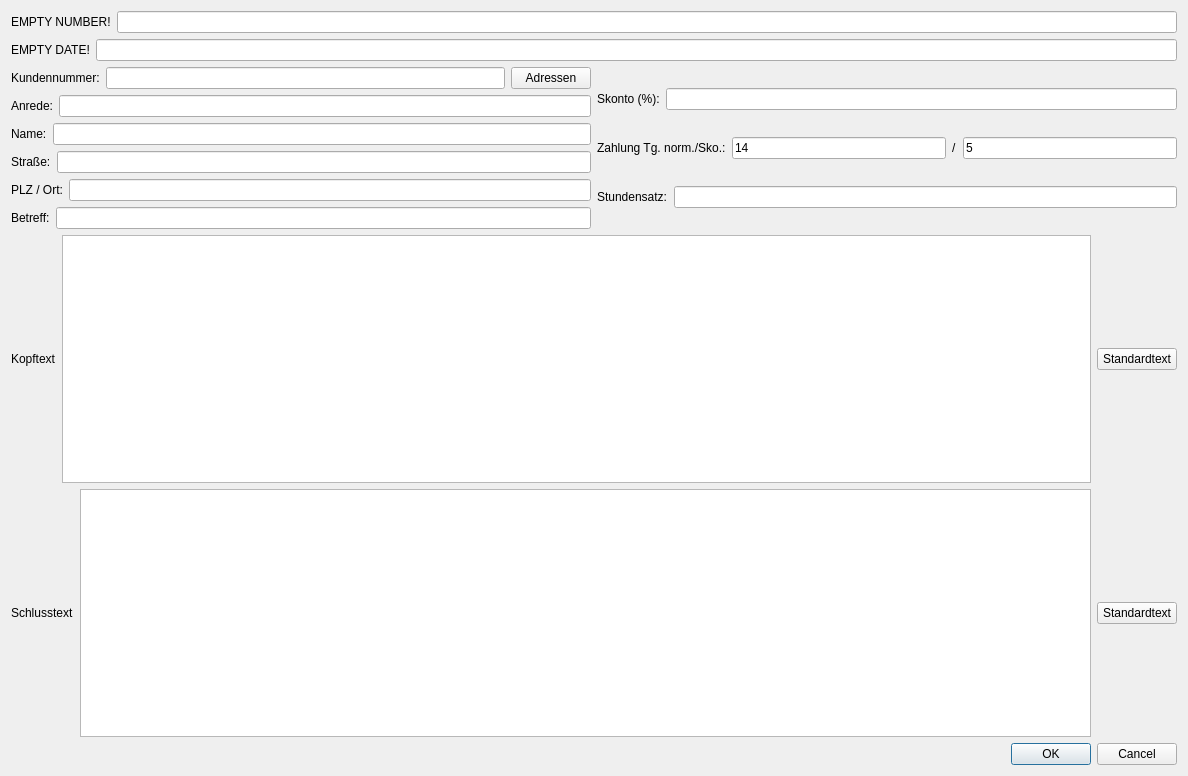
<?xml version="1.0" encoding="UTF-8"?>
<ui version="4.0">
 <class>generalMainPage</class>
 <widget class="GeneralMainPage" name="generalMainPage">
  <property name="geometry">
   <rect>
    <x>0</x>
    <y>0</y>
    <width>1188</width>
    <height>776</height>
   </rect>
  </property>
  <property name="windowTitle">
   <string>Dialog</string>
  </property>
  <layout class="QVBoxLayout" name="verticalLayout_4">
   <item>
    <layout class="QVBoxLayout" name="verticalLayout">
     <item>
      <layout class="QHBoxLayout" name="horizontalLayout">
       <item>
        <widget class="QLabel" name="labelTypeNumber">
         <property name="text">
          <string>EMPTY NUMBER!</string>
         </property>
        </widget>
       </item>
       <item>
        <widget class="QLineEdit" name="editNumber"/>
       </item>
      </layout>
     </item>
     <item>
      <layout class="QHBoxLayout" name="horizontalLayout_3">
       <item>
        <widget class="QLabel" name="labelTypeDate">
         <property name="text">
          <string>EMPTY DATE!</string>
         </property>
        </widget>
       </item>
       <item>
        <widget class="QLineEdit" name="editDate"/>
       </item>
      </layout>
     </item>
    </layout>
   </item>
   <item>
    <layout class="QHBoxLayout" name="horizontalLayout_11">
     <item>
      <layout class="QVBoxLayout" name="verticalLayout_2">
       <item>
        <layout class="QHBoxLayout" name="horizontalLayout_5">
         <item>
          <widget class="QLabel" name="label_6">
           <property name="text">
            <string>Kundennummer:</string>
           </property>
          </widget>
         </item>
         <item>
          <widget class="QLineEdit" name="editCustomerNumber"/>
         </item>
         <item>
          <widget class="QPushButton" name="buttonAdress">
           <property name="text">
            <string>Adressen</string>
           </property>
          </widget>
         </item>
        </layout>
       </item>
       <item>
        <layout class="QHBoxLayout" name="horizontalLayout_6">
         <item>
          <widget class="QLabel" name="label_7">
           <property name="text">
            <string>Anrede:</string>
           </property>
          </widget>
         </item>
         <item>
          <widget class="QLineEdit" name="editSalutation"/>
         </item>
        </layout>
       </item>
       <item>
        <layout class="QHBoxLayout" name="horizontalLayout_7">
         <item>
          <widget class="QLabel" name="label_8">
           <property name="text">
            <string>Name:</string>
           </property>
          </widget>
         </item>
         <item>
          <widget class="QLineEdit" name="editName"/>
         </item>
        </layout>
       </item>
       <item>
        <layout class="QHBoxLayout" name="horizontalLayout_16">
         <item>
          <widget class="QLabel" name="label_14">
           <property name="text">
            <string>Straße:</string>
           </property>
          </widget>
         </item>
         <item>
          <widget class="QLineEdit" name="editStreet"/>
         </item>
        </layout>
       </item>
       <item>
        <layout class="QHBoxLayout" name="horizontalLayout_14">
         <item>
          <widget class="QLabel" name="label_12">
           <property name="text">
            <string>PLZ / Ort:</string>
           </property>
          </widget>
         </item>
         <item>
          <widget class="QLineEdit" name="editPlace"/>
         </item>
        </layout>
       </item>
       <item>
        <layout class="QHBoxLayout" name="horizontalLayout_17">
         <item>
          <widget class="QLabel" name="label_15">
           <property name="text">
            <string>Betreff:</string>
           </property>
          </widget>
         </item>
         <item>
          <widget class="QLineEdit" name="editSubject"/>
         </item>
        </layout>
       </item>
      </layout>
     </item>
     <item>
      <layout class="QVBoxLayout" name="specialDataLayout">
       <item>
        <layout class="QHBoxLayout" name="horizontalLayout_10">
         <item>
          <widget class="QLabel" name="label_18">
           <property name="text">
            <string>Skonto (%):</string>
           </property>
          </widget>
         </item>
         <item>
          <widget class="QLineEdit" name="editSkonto"/>
         </item>
        </layout>
       </item>
       <item>
        <layout class="QHBoxLayout" name="horizontalLayout_2">
         <item>
          <widget class="QLabel" name="label_3">
           <property name="text">
            <string>Zahlung Tg. norm./Sko.:</string>
           </property>
          </widget>
         </item>
         <item>
          <widget class="QLineEdit" name="editPayNormal">
           <property name="text">
            <string>14</string>
           </property>
          </widget>
         </item>
         <item>
          <widget class="QLabel" name="label_2">
           <property name="text">
            <string>/</string>
           </property>
          </widget>
         </item>
         <item>
          <widget class="QLineEdit" name="editPaySkonto">
           <property name="text">
            <string>5</string>
           </property>
          </widget>
         </item>
        </layout>
       </item>
       <item>
        <layout class="QHBoxLayout" name="horizontalLayout_21">
         <item>
          <widget class="QLabel" name="label_22">
           <property name="text">
            <string>Stundensatz:</string>
           </property>
          </widget>
         </item>
         <item>
          <widget class="QLineEdit" name="editHourlyRate">
           <property name="text">
            <string/>
           </property>
          </widget>
         </item>
        </layout>
       </item>
      </layout>
     </item>
    </layout>
   </item>
   <item>
    <layout class="QHBoxLayout" name="horizontalLayout_8">
     <item>
      <widget class="QLabel" name="label_4">
       <property name="text">
        <string>Kopftext</string>
       </property>
      </widget>
     </item>
     <item>
      <widget class="QTextEdit" name="editHeading"/>
     </item>
     <item>
      <widget class="QPushButton" name="buttonHeading_2">
       <property name="text">
        <string>Standardtext</string>
       </property>
      </widget>
     </item>
    </layout>
   </item>
   <item>
    <layout class="QHBoxLayout" name="horizontalLayout_4">
     <item>
      <widget class="QLabel" name="label">
       <property name="text">
        <string>Schlusstext</string>
       </property>
      </widget>
     </item>
     <item>
      <widget class="QTextEdit" name="editEnding"/>
     </item>
     <item>
      <widget class="QPushButton" name="buttonHeading">
       <property name="text">
        <string>Standardtext</string>
       </property>
      </widget>
     </item>
    </layout>
   </item>
   <item>
    <widget class="QDialogButtonBox" name="buttonBox">
     <property name="orientation">
      <enum>Qt::Horizontal</enum>
     </property>
     <property name="standardButtons">
      <set>QDialogButtonBox::Cancel|QDialogButtonBox::Ok</set>
     </property>
    </widget>
   </item>
  </layout>
 </widget>
 <customwidgets>
  <customwidget>
   <class>GeneralMainPage</class>
   <extends>QWidget</extends>
   <header>adding_pages.h</header>
   <container>1</container>
  </customwidget>
 </customwidgets>
 <resources/>
 <connections>
  <connection>
   <sender>buttonBox</sender>
   <signal>accepted()</signal>
   <receiver>generalMainPage</receiver>
   <slot>accept()</slot>
   <hints>
    <hint type="sourcelabel">
     <x>248</x>
     <y>254</y>
    </hint>
    <hint type="destinationlabel">
     <x>157</x>
     <y>274</y>
    </hint>
   </hints>
  </connection>
  <connection>
   <sender>buttonBox</sender>
   <signal>rejected()</signal>
   <receiver>generalMainPage</receiver>
   <slot>reject()</slot>
   <hints>
    <hint type="sourcelabel">
     <x>316</x>
     <y>260</y>
    </hint>
    <hint type="destinationlabel">
     <x>286</x>
     <y>274</y>
    </hint>
   </hints>
  </connection>
  <connection>
   <sender>buttonAdress</sender>
   <signal>clicked()</signal>
   <receiver>generalMainPage</receiver>
   <slot>TakeFromAdress()</slot>
   <hints>
    <hint type="sourcelabel">
     <x>276</x>
     <y>96</y>
    </hint>
    <hint type="destinationlabel">
     <x>379</x>
     <y>292</y>
    </hint>
   </hints>
  </connection>
  <connection>
   <sender>buttonHeading</sender>
   <signal>clicked()</signal>
   <receiver>generalMainPage</receiver>
   <slot>TakeDefaultHeading()</slot>
   <hints>
    <hint type="sourcelabel">
     <x>700</x>
     <y>448</y>
    </hint>
    <hint type="destinationlabel">
     <x>379</x>
     <y>292</y>
    </hint>
   </hints>
  </connection>
 </connections>
 <slots>
  <slot>CopyData(QString)</slot>
  <slot>TakeFromMaterial()</slot>
  <slot>TakeFromService()</slot>
  <slot>MakeNewEntry()</slot>
  <slot>TakeFromAdress()</slot>
  <slot>TakeDefaultHeading()</slot>
 </slots>
</ui>
